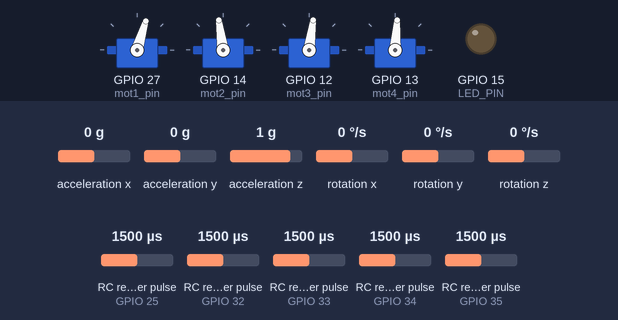
Recording of a sketch running on a simulated ESP32. Shown: 4 × servo, output pins drawn as LEDs (lit = HIGH). Wiring (inferred from the names in the program): 5 × RC receiver channel: data GPIO 25 / data GPIO 32 / data GPIO 33 / data GPIO 34 / data GPIO 35; MPU-6050 motion sensor at I2C address 0x68. Inputs (shaded band) come from the test bench; at power-on: acceleration x 0 g, acceleration y 0 g, RC receiver pulse (sensors on GPIO 32, GPIO 33, GPIO 34, GPIO 25, GPIO 35) 1500 µs, rotation x 0 °/s, acceleration z 1 g, rotation y 0 °/s, rotation z 0 °/s. What the sketch prints to the serial monitor is not drawn.

Above: at 19.8 s.
19.9 s: acceleration x set to 0.8 g
22.9 s: acceleration y set to 1.4 g
At 25.22 s:
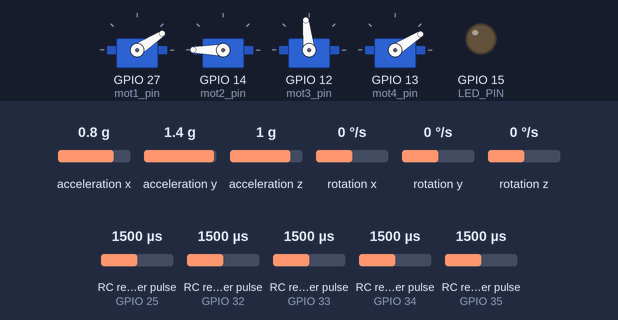
25.9 s: RC receiver pulse (sensor on GPIO 32) set to 1250 µs
At 26.4 s:
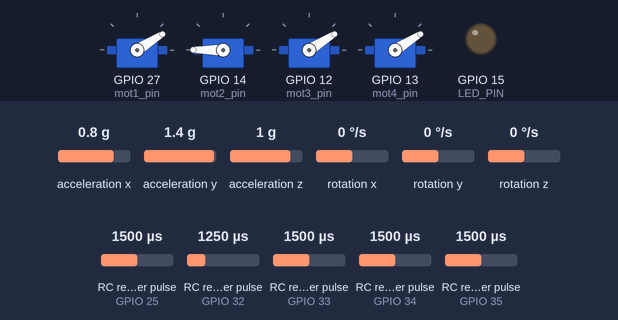
27.4 s: RC receiver pulse (sensor on GPIO 33) set to 1020 µs
At 29.2 s:
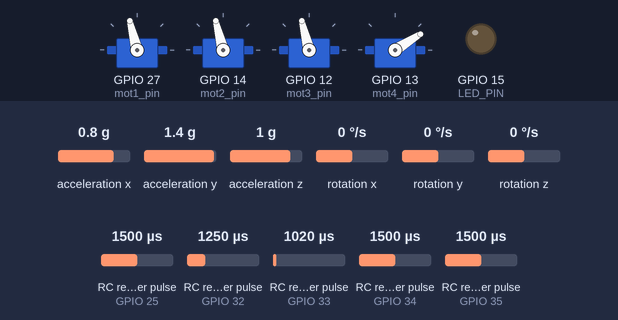
30.4 s: rotation x set to -100 °/s
At 32.15 s:
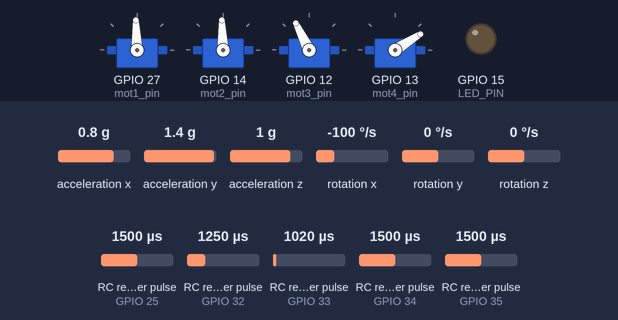
33.4 s: RC receiver pulse (sensor on GPIO 34) set to 1750 µs
Timing chart, 0 to 36.6 s (numbered marks = the images above; inputs shaded):
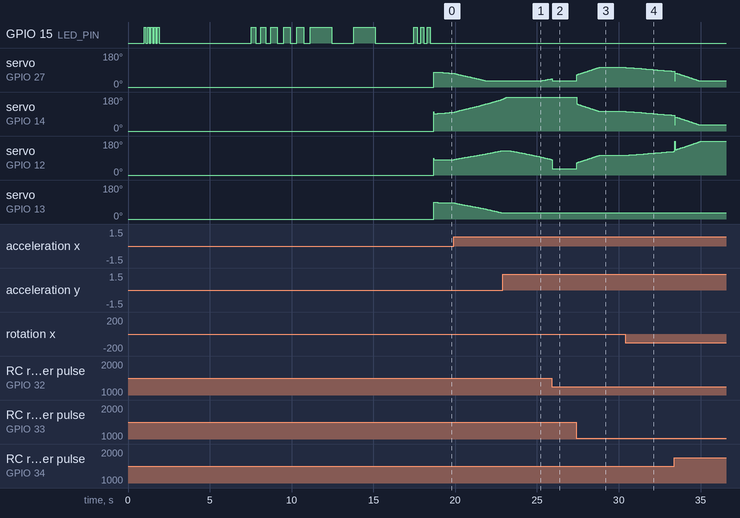

The sketch:

esp32-flight-controller-complimentary-filter.ino
```cpp
// ============================================================
//   ESP32 FLIGHT CONTROLLER
//   M1=GPIO27 M2=GPIO14 M3=GPIO12 M4=GPIO13
//   RC Calibrated to your transmitter values
//   + Emergency Stop CH5 (VrA knob GPIO25)
//   + Fixed loop timer bug
//   + Separate ISR per channel
// ============================================================

#include <Wire.h>
#include <ESP32Servo.h>

// ================== MY MOTOR PINS ==================
//        FRONT
//  M4(CW)13 ── M1(CCW)27
//       \  X  /
//  M3(CCW)12 ── M2(CW)14
//        REAR

const int mot1_pin = 27;   // Front-Right CCW
const int mot2_pin = 14;   // Rear-Right  CW
const int mot3_pin = 12;   // Rear-Left   CCW
const int mot4_pin = 13;   // Front-Left  CW

// ================== RC PINS ==================
const int channel_1_pin = 34;   // Roll
const int channel_2_pin = 35;   // Pitch
const int channel_3_pin = 32;   // Throttle
const int channel_4_pin = 33;   // Yaw
const int channel_5_pin = 25;   // Emergency Stop (vrA knob)

// ================== LED ==================
#define LED_PIN   15

// ================== ESC ==================
int ESCfreq     = 500;
int ThrottleIdle   = 1180;
int ThrottleCutOff = 1000;
int ThrottleMax    = 1800;


uint32_t LoopTimer;
float t = 0.004f;   // 4ms = 250Hz


#define MPU_ADDR  0x68

volatile float RateRoll, RatePitch, RateYaw;
volatile float AccX, AccY, AccZ;
volatile float AngleRoll, AnglePitch;

// ================== CALIBRATION ==================
float RateCalibrationRoll  = 0;
float RateCalibrationPitch = 0;
float RateCalibrationYaw   = 0;
float AccXCalibration      = 0;
float AccYCalibration      = 0;
float AccZCalibration      = 0;

// ================== COMPLEMENTARY FILTER ==================
float complementaryAngleRoll  = 0.0f;
float complementaryAnglePitch = 0.0f;

// ================== PID GAINS ==================

float PAngleRoll  = 2.0f;  float PAnglePitch  = 2.0f;
float IAngleRoll  = 0.5f;  float IAnglePitch  = 0.5f;
float DAngleRoll  = 0.007f; float DAnglePitch = 0.007f;

// Inner — Rate loop Roll/Pitch
float PRateRoll  = 0.625f; float PRatePitch  = 0.625f;
float IRateRoll  = 2.1f;   float IRatePitch  = 2.1f;
float DRateRoll  = 0.0088f; float DRatePitch = 0.0088f;

// Inner — Rate loop Yaw
float PRateYaw = 4.0f;
float IRateYaw = 3.0f;
float DRateYaw = 0.0f;

// ================== PID STATE ==================
float PtermRoll, ItermRoll, DtermRoll, PIDOutputRoll;
float PtermPitch, ItermPitch, DtermPitch, PIDOutputPitch;
float PtermYaw, ItermYaw, DtermYaw, PIDOutputYaw;

float DesiredAngleRoll=0,  DesiredAnglePitch=0;
float ErrorAngleRoll=0,    ErrorAnglePitch=0;
float PrevErrorAngleRoll=0, PrevErrorAnglePitch=0;
float PrevItermAngleRoll=0, PrevItermAnglePitch=0;

float DesiredRateRoll=0,   DesiredRatePitch=0,  DesiredRateYaw=0;
float ErrorRateRoll=0,     ErrorRatePitch=0,    ErrorRateYaw=0;
float PrevErrorRateRoll=0, PrevErrorRatePitch=0, PrevErrorRateYaw=0;
float PrevItermRateRoll=0, PrevItermRatePitch=0, PrevItermRateYaw=0;

float InputRoll=0, InputPitch=0, InputYaw=0, InputThrottle=0;

float MotorInput1, MotorInput2, MotorInput3, MotorInput4;

Servo mot1, mot2, mot3, mot4;


volatile uint32_t ch_start[5]  = {0, 0, 0, 0, 0};
volatile uint16_t ch_value[5]  = {1500, 1500, 1000, 1500, 2000};

// CH1 Roll
void IRAM_ATTR isr_ch1() {
  if (digitalRead(channel_1_pin)) ch_start[0] = micros();
  else ch_value[0] = (uint16_t)(micros() - ch_start[0]);
}
// CH2 Pitch
void IRAM_ATTR isr_ch2() {
  if (digitalRead(channel_2_pin)) ch_start[1] = micros();
  else ch_value[1] = (uint16_t)(micros() - ch_start[1]);
}
// CH3 Throttle
void IRAM_ATTR isr_ch3() {
  if (digitalRead(channel_3_pin)) ch_start[2] = micros();
  else ch_value[2] = (uint16_t)(micros() - ch_start[2]);
}
// CH4 Yaw
void IRAM_ATTR isr_ch4() {
  if (digitalRead(channel_4_pin)) ch_start[3] = micros();
  else ch_value[3] = (uint16_t)(micros() - ch_start[3]);
}
// CH5 Emergency Stop (VrA knob)
void IRAM_ATTR isr_ch5() {
  if (digitalRead(channel_5_pin)) ch_start[4] = micros();
  else ch_value[4] = (uint16_t)(micros() - ch_start[4]);
}

// Safe atomic read
void read_receiver(uint16_t* rc) {
  noInterrupts();
  for (int i = 0; i < 5; i++) rc[i] = ch_value[i];
  interrupts();
}

// ============================================================
//   Roll  : min=1110  mid=1509  max=1874
//   Pitch : min=1175  mid=1462  max=1821
//   Thr   : min=1099     max=1779
//   Yaw   : min=1074  mid=1470  max=1826
// ============================================================
float normalize_stick(float input, float mn, float mid, float mx) {
  float norm;
  if (input <= mid)
    norm = 1500.0f + (input - mid) * (500.0f / (mid - mn));
  else
    norm = 1500.0f + (input - mid) * (500.0f / (mx - mid));
  return constrain(norm, 1000.0f, 2000.0f);
}

float normalize_throttle(float input, float mn, float mx) {
  return constrain(
    (input - mn) / (mx - mn) * 1000.0f + 1000.0f,
    1000.0f, 2000.0f
  );
}

float apply_deadband(float val, float db) {
  if (abs(val) < db) return 0.0f;
  return val;
}


float map_roll(float rc) {
  float norm = normalize_stick(rc, 1110, 1509, 1874);
  return apply_deadband(norm - 1500.0f, 10) * 0.1f;
}

// Pitch → ±50°
float map_pitch(float rc) {
  float norm = normalize_stick(rc, 1175, 1462, 1821);
  return apply_deadband(norm - 1500.0f, 10) * 0.1f;
}

// Yaw → ±75°/s
float map_yaw(float rc) {
  float norm = normalize_stick(rc, 1074, 1470, 1826);
  return apply_deadband(norm - 1500.0f, 10) * 0.15f;
}

// Throttle → 1000~1800
float map_throttle(float rc) {
  float norm = normalize_throttle(rc, 1099, 1779);
  return constrain(
    (norm - 1000.0f) / 1000.0f * (ThrottleMax - ThrottleCutOff) + ThrottleCutOff,
    ThrottleCutOff, ThrottleMax
  );
}

void blink(int times, int ms = 100) {
  for (int i = 0; i < times; i++) {
    digitalWrite(LED_PIN, HIGH); delay(ms);
    digitalWrite(LED_PIN, LOW);  delay(ms);
  }
}


void mpu_init() {
  Wire.beginTransmission(MPU_ADDR);
  Wire.write(0x6B); Wire.write(0x00);
  Wire.endTransmission();

  Wire.beginTransmission(MPU_ADDR);
  Wire.write(0x1A); Wire.write(0x05);
  Wire.endTransmission();

  Wire.beginTransmission(MPU_ADDR);
  Wire.write(0x1C); Wire.write(0x10);
  Wire.endTransmission();

  Wire.beginTransmission(MPU_ADDR);
  Wire.write(0x1B); Wire.write(0x08);
  Wire.endTransmission();
}


void read_mpu() {
  Wire.beginTransmission(MPU_ADDR);
  Wire.write(0x3B);
  Wire.endTransmission(false);
  Wire.requestFrom(MPU_ADDR, 6, true);

  int16_t AccXLSB = Wire.read()<<8 | Wire.read();
  int16_t AccYLSB = Wire.read()<<8 | Wire.read();
  int16_t AccZLSB = Wire.read()<<8 | Wire.read();

  Wire.beginTransmission(MPU_ADDR);
  Wire.write(0x43);
  Wire.endTransmission(false);
  Wire.requestFrom(MPU_ADDR, 6, true);

  int16_t GyroX = Wire.read()<<8 | Wire.read();
  int16_t GyroY = Wire.read()<<8 | Wire.read();
  int16_t GyroZ = Wire.read()<<8 | Wire.read();

  RateRoll  = (float)GyroX / 65.5f;
  RatePitch = (float)GyroY / 65.5f;
  RateYaw   = (float)GyroZ / 65.5f;

  AccX = (float)AccXLSB / 4096.0f;
  AccY = (float)AccYLSB / 4096.0f;
  AccZ = (float)AccZLSB / 4096.0f;

  RateRoll  -= RateCalibrationRoll;
  RatePitch -= RateCalibrationPitch;
  RateYaw   -= RateCalibrationYaw;
  AccX      -= AccXCalibration;
  AccY      -= AccYCalibration;
  AccZ      -= AccZCalibration;

  AngleRoll  =  atan(AccY / sqrt(AccX*AccX + AccZ*AccZ)) * 57.29f;
  AnglePitch = -atan(AccX / sqrt(AccY*AccY + AccZ*AccZ)) * 57.29f;
}


void calibrate_mpu() {
  Serial.println("============================================");
  Serial.println("        MPU6050 AUTO CALIBRATION");
  Serial.println("============================================");
  Serial.println(">> Place drone FLAT and STILL!");

  for (int i = 3; i > 0; i--) {
    Serial.print(">> Starting in "); Serial.print(i); Serial.println("...");
    blink(1, 400);
  }

  const int N = 2000;
  long gx_sum=0, gy_sum=0, gz_sum=0;
  long ax_sum=0, ay_sum=0, az_sum=0;

  for (int i = 0; i < N; i++) {
    Wire.beginTransmission(MPU_ADDR);
    Wire.write(0x3B);
    Wire.endTransmission(false);
    Wire.requestFrom(MPU_ADDR, 6, true);
    ax_sum += (int16_t)(Wire.read()<<8 | Wire.read());
    ay_sum += (int16_t)(Wire.read()<<8 | Wire.read());
    az_sum += (int16_t)(Wire.read()<<8 | Wire.read());

    Wire.beginTransmission(MPU_ADDR);
    Wire.write(0x43);
    Wire.endTransmission(false);
    Wire.requestFrom(MPU_ADDR, 6, true);
    gx_sum += (int16_t)(Wire.read()<<8 | Wire.read());
    gy_sum += (int16_t)(Wire.read()<<8 | Wire.read());
    gz_sum += (int16_t)(Wire.read()<<8 | Wire.read());

    if (i % 500 == 0) {
      Serial.print(">> Progress: ");
      Serial.print((i * 100) / N);
      Serial.println("%");
      digitalWrite(LED_PIN, !digitalRead(LED_PIN));
    }
    delay(1);
  }

  RateCalibrationRoll  = (gx_sum / (float)N) / 65.5f;
  RateCalibrationPitch = (gy_sum / (float)N) / 65.5f;
  RateCalibrationYaw   = (gz_sum / (float)N) / 65.5f;

  AccXCalibration =  ax_sum / (float)N / 4096.0f;
  AccYCalibration =  ay_sum / (float)N / 4096.0f;
  AccZCalibration = (az_sum / (float)N / 4096.0f) - 1.0f;

  Serial.println(">> Progress: 100%");
  Serial.println("============================================");
  Serial.println("         CALIBRATION COMPLETE!");
  Serial.println("============================================");
  Serial.print("Gyro  → Roll:");  Serial.print(RateCalibrationRoll,  4);
  Serial.print("  Pitch:");        Serial.print(RateCalibrationPitch, 4);
  Serial.print("  Yaw:");          Serial.println(RateCalibrationYaw, 4);
  Serial.print("Accel → X:");      Serial.print(AccXCalibration, 4);
  Serial.print("  Y:");            Serial.print(AccYCalibration, 4);
  Serial.print("  Z:");            Serial.println(AccZCalibration, 4);
  Serial.println("============================================\n");

  digitalWrite(LED_PIN, LOW);
  delay(1000);
}

// ============================================================
//   RESET PID
// ============================================================
void reset_pid() {
  PrevErrorRateRoll=0;   PrevErrorRatePitch=0;   PrevErrorRateYaw=0;
  PrevItermRateRoll=0;   PrevItermRatePitch=0;   PrevItermRateYaw=0;
  PrevErrorAngleRoll=0;  PrevErrorAnglePitch=0;
  PrevItermAngleRoll=0;  PrevItermAnglePitch=0;
  complementaryAngleRoll=0; complementaryAnglePitch=0;
}

// ============================================================
//   SETUP
// ============================================================
void setup() {
  Serial.begin(115200);
  delay(1000);

  pinMode(LED_PIN, OUTPUT);
  blink(5, 100);

  Serial.println("============================================");
  Serial.println("   ESP32 FLIGHT CONTROLLER BOOTING");
  Serial.println("   M1=GPIO27 M2=GPIO14 M3=GPIO12 M4=GPIO13");
  Serial.println("============================================");

  // I2C
  Wire.begin(21, 22);
  Wire.setClock(400000);
  delay(250);

  mpu_init();
  delay(250);

  Wire.beginTransmission(MPU_ADDR);
  Wire.write(0x75);
  Wire.endTransmission(false);
  Wire.requestFrom(MPU_ADDR, 1, true);
  byte who = Wire.read();

  // if (who == 0x68) {
  //   Serial.println(">> MPU6050  Found!");
  // } else {
  //   Serial.print(">> MPU6050 Not found! WHO_AM_I=0x");
  //   Serial.println(who, HEX);
  //   blink(10, 100);
  // }

  // RC Receiver pins
  // GPIO 34,35 = input only (no pullup)
  // GPIO 32,33,25 = normal with pullup
  pinMode(channel_1_pin, INPUT);
  pinMode(channel_2_pin, INPUT);
  pinMode(channel_3_pin, INPUT_PULLUP);
  pinMode(channel_4_pin, INPUT_PULLUP);
  pinMode(channel_5_pin, INPUT_PULLUP);

  attachInterrupt(digitalPinToInterrupt(channel_1_pin), isr_ch1, CHANGE);
  attachInterrupt(digitalPinToInterrupt(channel_2_pin), isr_ch2, CHANGE);
  attachInterrupt(digitalPinToInterrupt(channel_3_pin), isr_ch3, CHANGE);
  attachInterrupt(digitalPinToInterrupt(channel_4_pin), isr_ch4, CHANGE);
  attachInterrupt(digitalPinToInterrupt(channel_5_pin), isr_ch5, CHANGE);

  Serial.println(">> RC Receiver Ready (5 channels)");
  Serial.println(">> Waiting for RC signal (2s)...");
  delay(2000);

  // Show RC values
  uint16_t rc[5];
  read_receiver(rc);
  Serial.println(">> Raw RC Values:");
  Serial.print("   CH1(Roll)=");    Serial.print(rc[0]);
  Serial.print("  CH2(Pitch)=");    Serial.print(rc[1]);
  Serial.print("  CH3(Thr)=");      Serial.print(rc[2]);
  Serial.print("  CH4(Yaw)=");      Serial.print(rc[3]);
  Serial.print("  CH5(Estop)=");    Serial.println(rc[4]);

  ESP32PWM::allocateTimer(0);
  ESP32PWM::allocateTimer(1);
  ESP32PWM::allocateTimer(2);
  ESP32PWM::allocateTimer(3);

  mot1.setPeriodHertz(ESCfreq);
  mot2.setPeriodHertz(ESCfreq);
  mot3.setPeriodHertz(ESCfreq);
  mot4.setPeriodHertz(ESCfreq);

  mot1.attach(mot1_pin, 1000, 2000);
  mot2.attach(mot2_pin, 1000, 2000);
  mot3.attach(mot3_pin, 1000, 2000);
  mot4.attach(mot4_pin, 1000, 2000);


  mot1.writeMicroseconds(ThrottleCutOff);
  mot2.writeMicroseconds(ThrottleCutOff);
  mot3.writeMicroseconds(ThrottleCutOff);
  mot4.writeMicroseconds(ThrottleCutOff);

  Serial.println(">> ESCs Initialized");
  Serial.println(">> Waiting for ESC beeps (3s)...");
  delay(3000);

  blink(2, 300);

  // Auto Calibrate MPU
  calibrate_mpu();

  Serial.println("============================================");
  Serial.println("           SYSTEM READY!");
  Serial.println("   Throttle < 1030  → Motors OFF");
  Serial.println("   CH5 VrA LEFT     → Emergency STOP");
  Serial.println("============================================\n");

  blink(3, 200);
  LoopTimer = micros();
}


void loop() {

  // ── 1. READ MPU ──────────────────────────────────────────
  read_mpu();

// emergenycy stop
  if (ch_value[4] < 1500) {
    mot1.writeMicroseconds(ThrottleCutOff);
    mot2.writeMicroseconds(ThrottleCutOff);
    mot3.writeMicroseconds(ThrottleCutOff);
    mot4.writeMicroseconds(ThrottleCutOff);
    reset_pid();
    Serial.println(" EMERGENCY STOP — VrA knob!");
    while (micros() - LoopTimer < (t * 1000000));
    LoopTimer = micros();
    return;
  }

  // ── 3. COMPLEMENTARY FILTER ──────────────────────────────
  complementaryAngleRoll  = 0.991f * (complementaryAngleRoll  + RateRoll  * t)
                          + 0.009f * AngleRoll;
  complementaryAnglePitch = 0.991f * (complementaryAnglePitch + RatePitch * t)
                          + 0.009f * AnglePitch;

  // Clamp ±20°
  complementaryAngleRoll  = constrain(complementaryAngleRoll,  -20.0f, 20.0f);
  complementaryAnglePitch = constrain(complementaryAnglePitch, -20.0f, 20.0f);

  uint16_t rc[5];
  read_receiver(rc);

  float rc_roll     = rc[0];
  float rc_pitch    = rc[1];
  float rc_throttle = rc[2];
  float rc_yaw      = rc[3];

  // ── 5. THROTTLE CUTOFF ───────────────────────────────────
  if (rc_throttle < 1030) {
    mot1.writeMicroseconds(ThrottleCutOff);
    mot2.writeMicroseconds(ThrottleCutOff);
    mot3.writeMicroseconds(ThrottleCutOff);
    mot4.writeMicroseconds(ThrottleCutOff);
    reset_pid();
    while (micros() - LoopTimer < (t * 1000000));
    LoopTimer = micros();
    return;
  }

  // ── 6. MAP RC → DESIRED VALUES ───────────────────────────
  DesiredAngleRoll  = map_roll(rc_roll);
  DesiredAnglePitch = map_pitch(rc_pitch);
  DesiredRateYaw    = map_yaw(rc_yaw);
  InputThrottle     = map_throttle(rc_throttle);

  if (InputThrottle > ThrottleMax) InputThrottle = ThrottleMax;

  ErrorAngleRoll  = DesiredAngleRoll - complementaryAngleRoll;
  PtermRoll       = PAngleRoll * ErrorAngleRoll;
  ItermRoll       = PrevItermAngleRoll
                  + IAngleRoll * (ErrorAngleRoll + PrevErrorAngleRoll) * (t/2.0f);
  ItermRoll       = constrain(ItermRoll, -400.0f, 400.0f);
  DtermRoll       = DAngleRoll * (ErrorAngleRoll - PrevErrorAngleRoll) / t;
  PIDOutputRoll   = constrain(PtermRoll + ItermRoll + DtermRoll, -400.0f, 400.0f);
  DesiredRateRoll = PIDOutputRoll;
  PrevErrorAngleRoll  = ErrorAngleRoll;
  PrevItermAngleRoll  = ItermRoll;


  ErrorAnglePitch  = DesiredAnglePitch - complementaryAnglePitch;
  PtermPitch       = PAnglePitch * ErrorAnglePitch;
  ItermPitch       = PrevItermAnglePitch
                   + IAnglePitch * (ErrorAnglePitch + PrevErrorAnglePitch) * (t/2.0f);
  ItermPitch       = constrain(ItermPitch, -400.0f, 400.0f);
  DtermPitch       = DAnglePitch * (ErrorAnglePitch - PrevErrorAnglePitch) / t;
  PIDOutputPitch   = constrain(PtermPitch + ItermPitch + DtermPitch, -400.0f, 400.0f);
  DesiredRatePitch = PIDOutputPitch;
  PrevErrorAnglePitch = ErrorAnglePitch;
  PrevItermAnglePitch = ItermPitch;


  ErrorRateRoll   = DesiredRateRoll - RateRoll;
  PtermRoll       = PRateRoll * ErrorRateRoll;
  ItermRoll       = PrevItermRateRoll
                  + IRateRoll * (ErrorRateRoll + PrevErrorRateRoll) * (t/2.0f);
  ItermRoll       = constrain(ItermRoll, -400.0f, 400.0f);
  DtermRoll       = DRateRoll * (ErrorRateRoll - PrevErrorRateRoll) / t;
  InputRoll       = constrain(PtermRoll + ItermRoll + DtermRoll, -400.0f, 400.0f);
  PrevErrorRateRoll  = ErrorRateRoll;
  PrevItermRateRoll  = ItermRoll;


  ErrorRatePitch  = DesiredRatePitch - RatePitch;
  PtermPitch      = PRatePitch * ErrorRatePitch;
  ItermPitch      = PrevItermRatePitch
                  + IRatePitch * (ErrorRatePitch + PrevErrorRatePitch) * (t/2.0f);
  ItermPitch      = constrain(ItermPitch, -400.0f, 400.0f);
  DtermPitch      = DRatePitch * (ErrorRatePitch - PrevErrorRatePitch) / t;
  InputPitch      = constrain(PtermPitch + ItermPitch + DtermPitch, -400.0f, 400.0f);
  PrevErrorRatePitch = ErrorRatePitch;
  PrevItermRatePitch = ItermPitch;


  ErrorRateYaw    = DesiredRateYaw - RateYaw;
  PtermYaw        = PRateYaw * ErrorRateYaw;
  ItermYaw        = PrevItermRateYaw
                  + IRateYaw * (ErrorRateYaw + PrevErrorRateYaw) * (t/2.0f);
  ItermYaw        = constrain(ItermYaw, -400.0f, 400.0f);
  DtermYaw        = DRateYaw * (ErrorRateYaw - PrevErrorRateYaw) / t;
  InputYaw        = constrain(PtermYaw + ItermYaw + DtermYaw, -400.0f, 400.0f);
  PrevErrorRateYaw   = ErrorRateYaw;
  PrevItermRateYaw   = ItermYaw;


  MotorInput1 = InputThrottle - InputRoll - InputPitch - InputYaw; // FR CCW
  MotorInput2 = InputThrottle - InputRoll + InputPitch + InputYaw; // RR CW
  MotorInput3 = InputThrottle + InputRoll + InputPitch - InputYaw; // RL CCW
  MotorInput4 = InputThrottle + InputRoll - InputPitch + InputYaw; // FL CW

  // Clamp motors
  MotorInput1 = constrain(MotorInput1, ThrottleIdle, 1999);
  MotorInput2 = constrain(MotorInput2, ThrottleIdle, 1999);
  MotorInput3 = constrain(MotorInput3, ThrottleIdle, 1999);
  MotorInput4 = constrain(MotorInput4, ThrottleIdle, 1999);

  // ── 10. WRITE MOTORS ─────────────────────────────────────
  mot1.writeMicroseconds((int)MotorInput1);
  mot2.writeMicroseconds((int)MotorInput2);
  mot3.writeMicroseconds((int)MotorInput3);
  mot4.writeMicroseconds((int)MotorInput4);

  // ── 11. SERIAL DEBUG ─────────────────────────────────────
  Serial.print("Roll:");   Serial.print(complementaryAngleRoll,  1);
  Serial.print(" Pitch:"); Serial.print(complementaryAnglePitch, 1);
  Serial.print(" Thr:");   Serial.print((int)InputThrottle);
  Serial.print(" | M1:");  Serial.print((int)MotorInput1);
  Serial.print(" M2:");    Serial.print((int)MotorInput2);
  Serial.print(" M3:");    Serial.print((int)MotorInput3);
  Serial.print(" M4:");    Serial.println((int)MotorInput4);

  // ── 12. STRICT 250Hz LOOP TIMING — bug fixed ─────────────
  while (micros() - LoopTimer < (t * 1000000));
  LoopTimer = micros();
}
```

Measured:
- after the input at 22.9 s, servo on GPIO 27 (mot1_pin): moves from 32° to 43° over 0.67 s, starting after 2.3 s
- after the input at 25.9 s, servo on GPIO 14 (mot2_pin): 180° → 179° at once, → 180° 0.02 s later
- after the input at 27.4 s, servo on GPIO 27 (mot1_pin), servo on GPIO 12 (mot3_pin): moves from 32° to 104° over 1.4 s, starting at once; servo on GPIO 14 (mot2_pin): moves from 180° to 104° over 1.4 s, starting at once
- after the input at 30.4 s, servo on GPIO 27 (mot1_pin), servo on GPIO 14 (mot2_pin): moves from 104° to 83° over 2.9 s, starting at once; servo on GPIO 12 (mot3_pin): moves from 104° to 125° over 2.9 s, starting after 0.06 s
